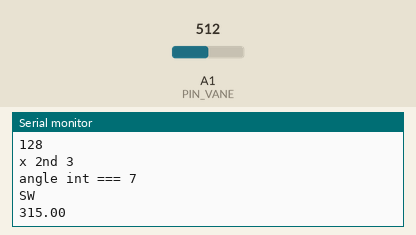
The sketch below on a simulated Arduino Uno, built with avr-gcc and run on an emulated ATmega328P. Shown: the last lines printed to the serial monitor. The test bench sets the inputs (shaded band); at power-on: A1 (PIN_VANE) = 512.

Above: at 5.8 s.
5.9 s: A1 (PIN_VANE) set to 716
At 11.3 s:
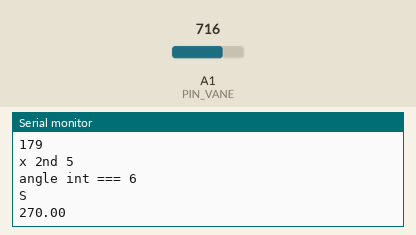
16.5 s: A1 (PIN_VANE) set to 900
At 21.5 s:
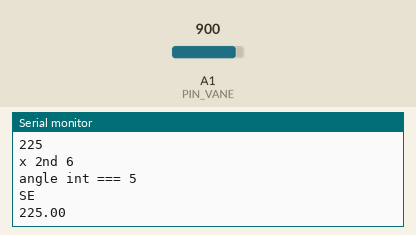
26.5 s: A1 (PIN_VANE) set to 1023
At 31.6 s:
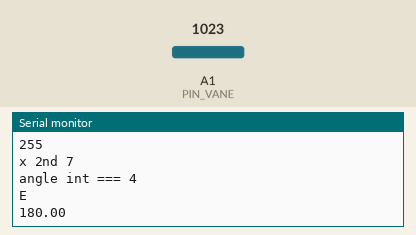
36.5 s: A1 (PIN_VANE) set to 306
At 40.4 s:
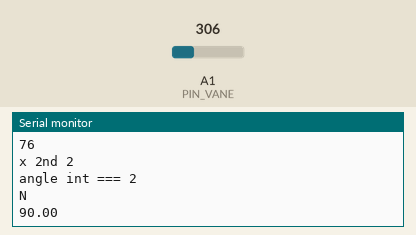
46.5 s: A1 (PIN_VANE) set to 122
At 50.6 s:
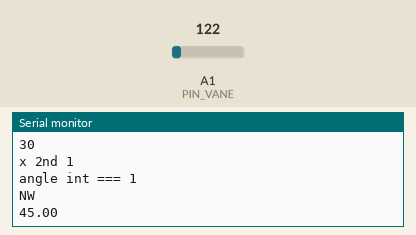
56.5 s: A1 (PIN_VANE) set to 0
At 60.5 s:
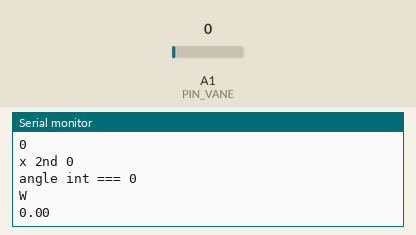
Timing chart, 0 to 62.0 s (numbered marks = the images above; inputs shaded):
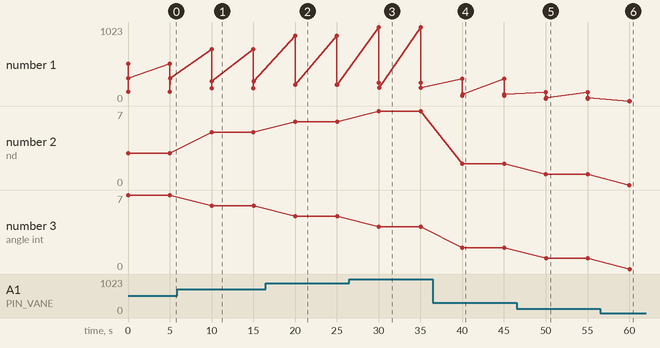

The sketch:

Wind_direction_27_6_2014.ino
```cpp
#include <SPI.h>
#include<string.h>
#define uint  unsigned int
#define ulong unsigned long
#define PIN_VANE        A1
#define NUMDIRS 8
ulong   adc[NUMDIRS] = { 25, 50, 100, 150, 175, 200, 225, 256};

char *strVals[NUMDIRS] = {
  "W","NW","N","NE","E","SE","S","SW"};
byte dirOffset=0;
char buffer[6];
byte WindDir;
int angle = 0, i = 0;
float f ;
int val;
byte x, reading;
void setup()
{
  Serial.begin(9600);
}

void loop()
{

//  WindDir = 0;
//  for (int wind_n = 0 ; wind_n < 10 ; wind_n++)
//  {


    val = analogRead(A1);
    Serial.println(val);
    val >>=2;                        // Shift to 255 range
    Serial.println(val);
    reading = val;

    // Look the reading up in directions table. Find the first value
    // that's >= to what we got.
    for (x=0; x<NUMDIRS; x++)
    {

      if (adc[x] >= reading)

        break;
    }
    //Serial.println(reading, DEC);
 //   Serial.print("x 1st ");
 //   Serial.println(x);
    x = (x + dirOffset) % 8;   // Adjust for orientation
    Serial.print("x 2nd ");
    Serial.println(x);

//    Serial.print("Dir: ");
//    Serial.println(strVals[x]);
    switch(x)
    {
    case 0:
      angle = 0 ;
      break;
    case 1:
      angle = 1 ;
      break;
    case 2:
      angle = 2 ;
      break;
    case 4:
      angle = 3 ;
      break;
    case 7:
      angle = 4 ;
      break;
    case 6:
      angle = 5 ;
      break;
    case 5:
      angle = 6 ;
      break;
    case 3:
      angle = 7 ;
      break;
    }

   Serial.print("angle int === ");
    Serial.println(angle);
    Serial.println(strVals[angle]);
//    WindDir = angle + WindDir;
//    Serial.println(WindDir);
//    delay(5000);
//  }
//  Serial.print("Final : ");
//  Serial.println(WindDir);
  f = angle ;
  f = f * 45;
  Serial.println(f);
     delay(5000);
}
```

Measured:
- after the input at 5.9 s, the serial monitor: prints a new line after 4.1 s (image 1)
- after the input at 16.5 s, the serial monitor: prints a new line after 3.5 s (image 2)
- after the input at 26.5 s, the serial monitor: prints a new line after 3.5 s (image 3)
- after the input at 36.5 s, the serial monitor: prints a new line after 3.5 s (image 4)
- after the input at 46.5 s, the serial monitor: prints a new line after 3.5 s (image 5)
- after the input at 56.5 s, the serial monitor: prints a new line after 3.5 s (image 6)
- plotted number 1: 315 → 270 after the input at 5.9 s, 270 → 225 after the input at 16.5 s, 225 → 180 after the input at 26.5 s, 180 → 90 after the input at 36.5 s, 90 → 45 after the input at 46.5 s
- plotted number 2: 3 → 5 after the input at 5.9 s, 6 → 7 after the input at 26.5 s, 2 → 1 after the input at 46.5 s, 1 → 0 after the input at 56.5 s
